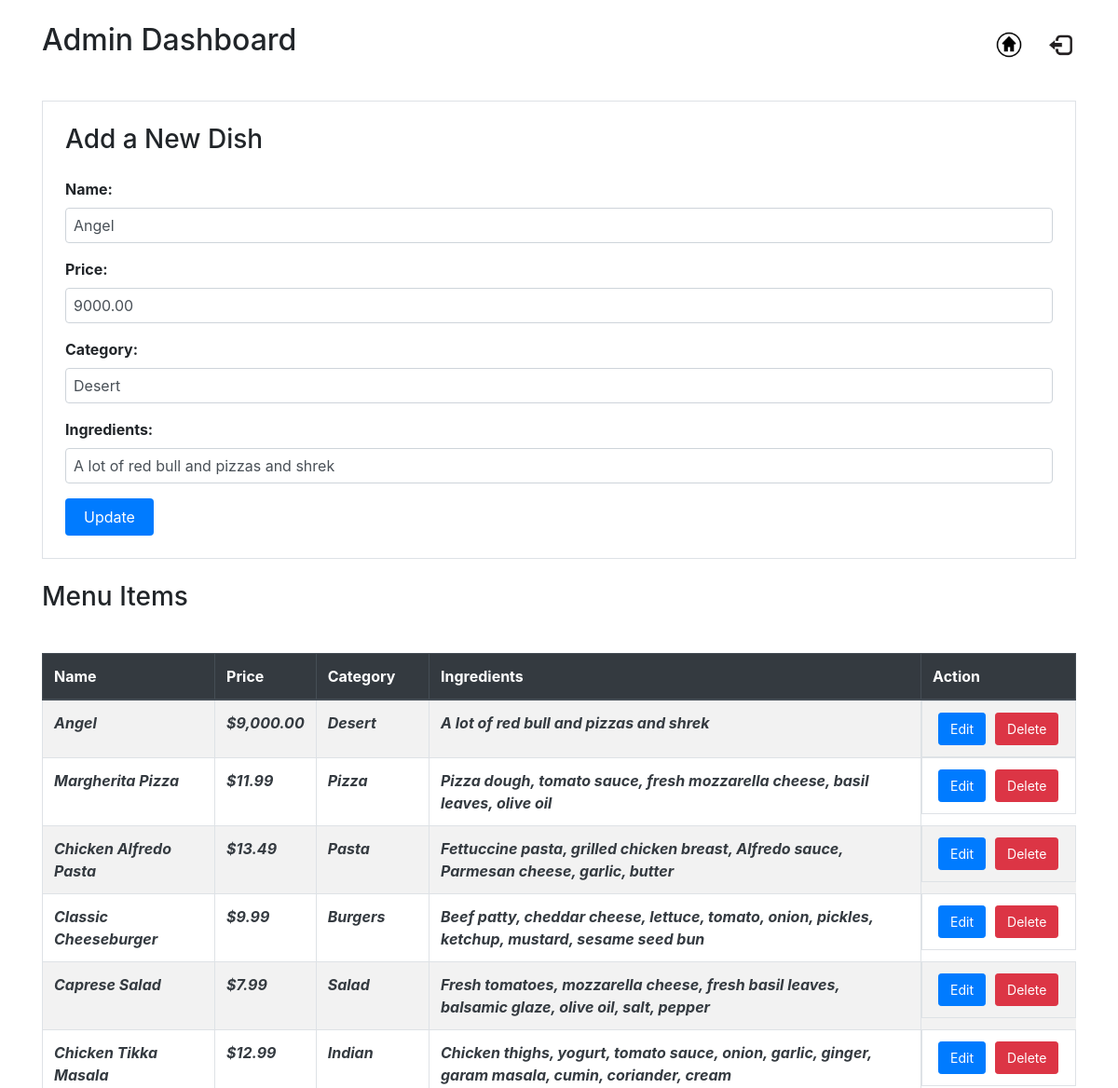
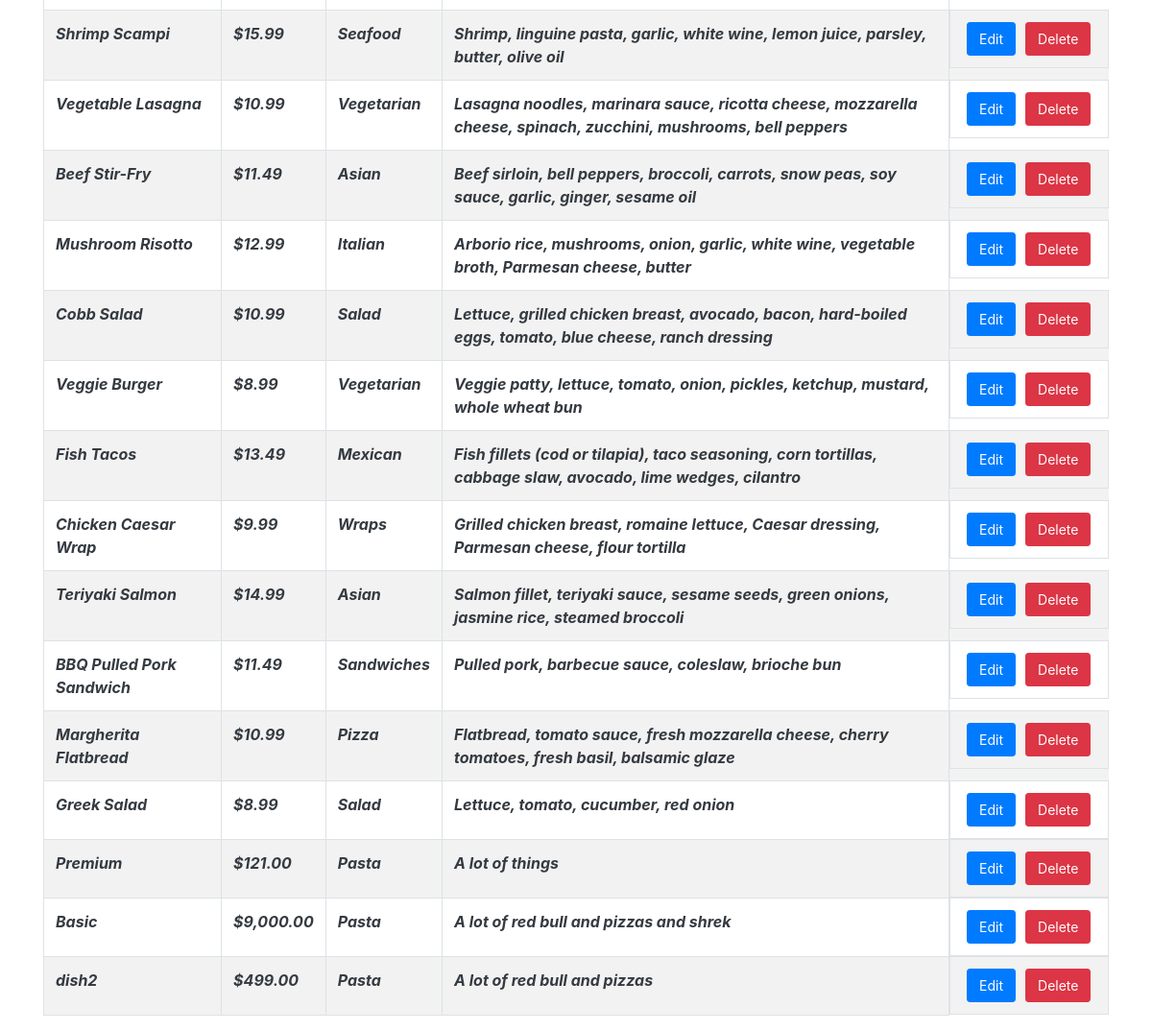
Screenshot of /admin.php?edit=7 (signed in) with the database file from the repository (2 pictures, top to bottom).
### tables this page shows
CREATE TABLE `menu` (
  `id` int(11) NOT NULL,
  `name` varchar(255) NOT NULL,
  `price` decimal(10,2) NOT NULL,
  `category` varchar(50) NOT NULL,
  `image` varchar(255) NOT NULL,
  `ingredients` text NOT NULL
);

### admin.php (the view, shortened to what this page needs)
<?php
require_once "config.php";
$id = $name = $price = $category = $ingredients = "";
$update = false;
$menuItems = mysqli_query($conn, "SELECT * FROM menu");
if (isset($_GET['edit'])) {
    $id = $_GET['edit'];
    $update = true;
    $result = mysqli_query($conn, "SELECT * FROM menu WHERE id=$id");
    $row = mysqli_fetch_assoc($result);
    $name = $row['name'];
    $price = $row['price'];
    $category = $row['category'];
    $ingredients = $row['ingredients'];
}
?>
<!DOCTYPE html>
<html lang="en">
<head>
    <link href="https://stackpath.bootstrapcdn.com/bootstrap/4.5.2/css/bootstrap.min.css" rel="stylesheet">
</head>
<body class="container">
    <div class="row">
        <div class="col-md-6">
            <h2 class="mt-4 mb-4">Admin Dashboard</h2>
        </div>
        <div class="col-md-6 text-right mb-4">
        <img src="assets/img/home.jpg" alt="Home" class="home-icon" onclick="window.location.href = 'index.php';">
            <img src="assets/img/logout.jpg" alt="Logout" class="logout-icon" id="logout-icon">
        </div>
    </div>
    <div class="form-container border p-4">
        <h3 class="mb-4">Add a New Dish</h3>
        <form method="post" action="admin.php">
            <div class="form-group">
                <label for="name">Name:</label>
                <input type="text" name="name" id="name" class="form-control" value="<?php echo $name; ?>" required>
            </div>
            <div class="form-group">
                <label for="price">Price:</label>
                <input type="text" name="price" id="price" class="form-control" value="<?php echo $price; ?>" required>
            </div>
            <div class="form-group">
                <label for="category">Category:</label>
                <input type="text" name="category" id="category" class="form-control" value="<?php echo $category; ?>" required>
            </div>
            <div class="form-group">
                <label for="ingredients">Ingredients:</label>
                <input type="text" name="ingredients" id="ingredients" class="form-control" value="<?php echo $ingredients; ?>" required>
            </div>
            <?php if ($update == true) : ?>
                <button type="submit" name="update" class="btn btn-primary">Update</button>
            <?php else : ?>
                <button type="submit" id="create-button" name="create" class="btn btn-success">Add Dish</button>
            <?php endif; ?>
        </form>
    </div>
    <h3 class="mt-4 mb-4">Menu Items</h3>
    <div class="table-responsive">
        <table class="table table-bordered table-striped">
            <thead class="thead-dark">
                <tr>
                    <th scope="col">Name</th>
                    <th scope="col">Price</th>
                    <th scope="col">Category</th>
                    <th scope="col">Ingredients</th>
                    <th scope="col">Action</th>
                </tr>
            </thead>
            <tbody>
                <?php while ($row = mysqli_fetch_assoc($menuItems)) : ?>
                    <tr>
                        <td><span class="styled-text"><?php echo htmlspecialchars($row['name']); ?></span></td>
                        <td><span class="styled-text">$<?php echo number_format($row['price'], 2); ?></span></td>
                        <td><span class="styled-text"><?php echo htmlspecialchars($row['category']); ?></span></td>
                        <td><span class="styled-text"><?php echo htmlspecialchars($row['ingredients']); ?></span></td>
                        <td class="action-links">
                            <a href="admin.php?edit=<?php echo $row['id']; ?>" class="btn btn-primary btn-sm edit-btn">Edit</a>
                            <a href="admin.php?delete=<?php echo $row['id']; ?>" class="btn btn-danger btn-sm" onclick="return confirmDelete()">Delete</a>
                        </td>
                    </tr>
                <?php endwhile; ?>
            </tbody>
        </table>
    </div>
</body>
</html>

### admin.php (style rules this page uses)
table { width: 100%; border-collapse: collapse; margin-top: 20px; }
th, td { padding: 12px; text-align: left; border: 1px solid #dee2e6; }
th { background-color: #f8f9fa; font-weight: bold; }
.form-container { margin-top: 20px; }
.form-container label { font-weight: bold; }
.form-container input[type="text"] { width: 100%; padding: 8px; margin-bottom: 10px; border: 1px solid #ced4da; border-radius: 4px; }
.form-container button { padding: 8px 20px; background-color: #007bff; color: white; border: none; border-radius: 4px; cursor: pointer; }
.action-links { display: flex; justify-content: center; }
.action-links a { margin: 0 5px; }
.action-links a.btn { padding: 6px 12px; font-size: 14px; }
.action-links a.btn-primary { background-color: #007bff; border-color: #007bff; }
.action-links a.btn-danger { background-color: #dc3545; border-color: #dc3545; }
.styled-text { font-style: italic; font-weight: bold; color: rgb(52, 58, 64); }
.logout-icon { width: 32px; height: 32px; transition: transform 0.3s; margin-top: 32px; }
.home-icon { width: 32px; height: 32px; transition: transform 0.3s; margin-top: 32px; margin-right: 20px; }

### rows the page displays
menu: name "Angel", price "9000.00", category "Desert", ingredients "A lot of red bull and pizzas and shrek", price "9,000.00"
menu: name "Margherita Pizza", price "11.99", category "Pizza", ingredients "Pizza dough, tomato sauce, fresh mozzarella cheese, basil leaves, olive oil"
menu: name "Chicken Alfredo Pasta", price "13.49", category "Pasta", ingredients "Fettuccine pasta, grilled chicken breast, Alfredo sauce, Parmesan cheese, garlic, butter"
menu: name "Classic Cheeseburger", price "9.99", category "Burgers", ingredients "Beef patty, cheddar cheese, lettuce, tomato, onion, pickles, ketchup, mustard, sesame seed bun"
menu: name "Caprese Salad", price "7.99", category "Salad", ingredients "Fresh tomatoes, mozzarella cheese, fresh basil leaves, balsamic glaze, olive oil, salt, pepper"
menu: name "Chicken Tikka Masala", price "12.99", category "Indian", ingredients "Chicken thighs, yogurt, tomato sauce, onion, garlic, ginger, garam masala, cumin, coriander, cream"
menu: name "Shrimp Scampi", price "15.99", category "Seafood", ingredients "Shrimp, linguine pasta, garlic, white wine, lemon juice, parsley, butter, olive oil"
menu: name "Vegetable Lasagna", price "10.99", category "Vegetarian", ingredients "Lasagna noodles, marinara sauce, ricotta cheese, mozzarella cheese, spinach, zucchini, mushrooms, bell peppers"
menu: name "Beef Stir-Fry", price "11.49", category "Asian", ingredients "Beef sirloin, bell peppers, broccoli, carrots, snow peas, soy sauce, garlic, ginger, sesame oil"
menu: name "Mushroom Risotto", price "12.99", category "Italian", ingredients "Arborio rice, mushrooms, onion, garlic, white wine, vegetable broth, Parmesan cheese, butter"
menu: name "Cobb Salad", price "10.99", category "Salad", ingredients "Lettuce, grilled chicken breast, avocado, bacon, hard-boiled eggs, tomato, blue cheese, ranch dressing"
menu: name "Veggie Burger", price "8.99", category "Vegetarian", ingredients "Veggie patty, lettuce, tomato, onion, pickles, ketchup, mustard, whole wheat bun"
menu: name "Fish Tacos", price "13.49", category "Mexican", ingredients "Fish fillets (cod or tilapia), taco seasoning, corn tortillas, cabbage slaw, avocado, lime wedges, cilantro"
menu: name "Chicken Caesar Wrap", price "9.99", category "Wraps", ingredients "Grilled chicken breast, romaine lettuce, Caesar dressing, Parmesan cheese, flour tortilla"
menu: name "Teriyaki Salmon", price "14.99", category "Asian", ingredients "Salmon fillet, teriyaki sauce, sesame seeds, green onions, jasmine rice, steamed broccoli"
menu: name "BBQ Pulled Pork Sandwich", price "11.49", category "Sandwiches", ingredients "Pulled pork, barbecue sauce, coleslaw, brioche bun"
menu: name "Margherita Flatbread", price "10.99", category "Pizza", ingredients "Flatbread, tomato sauce, fresh mozzarella cheese, cherry tomatoes, fresh basil, balsamic glaze"
menu: name "Greek Salad", price "8.99", category "Salad", ingredients "Lettuce, tomato, cucumber, red onion"
menu: name "Premium", price "121.00", category "Pasta", ingredients "A lot of things"
menu: name "Basic", price "9,000.00", category "Pasta", ingredients "A lot of red bull and pizzas and shrek"
menu: name "dish2", price "499.00", category "Pasta", ingredients "A lot of red bull and pizzas"
